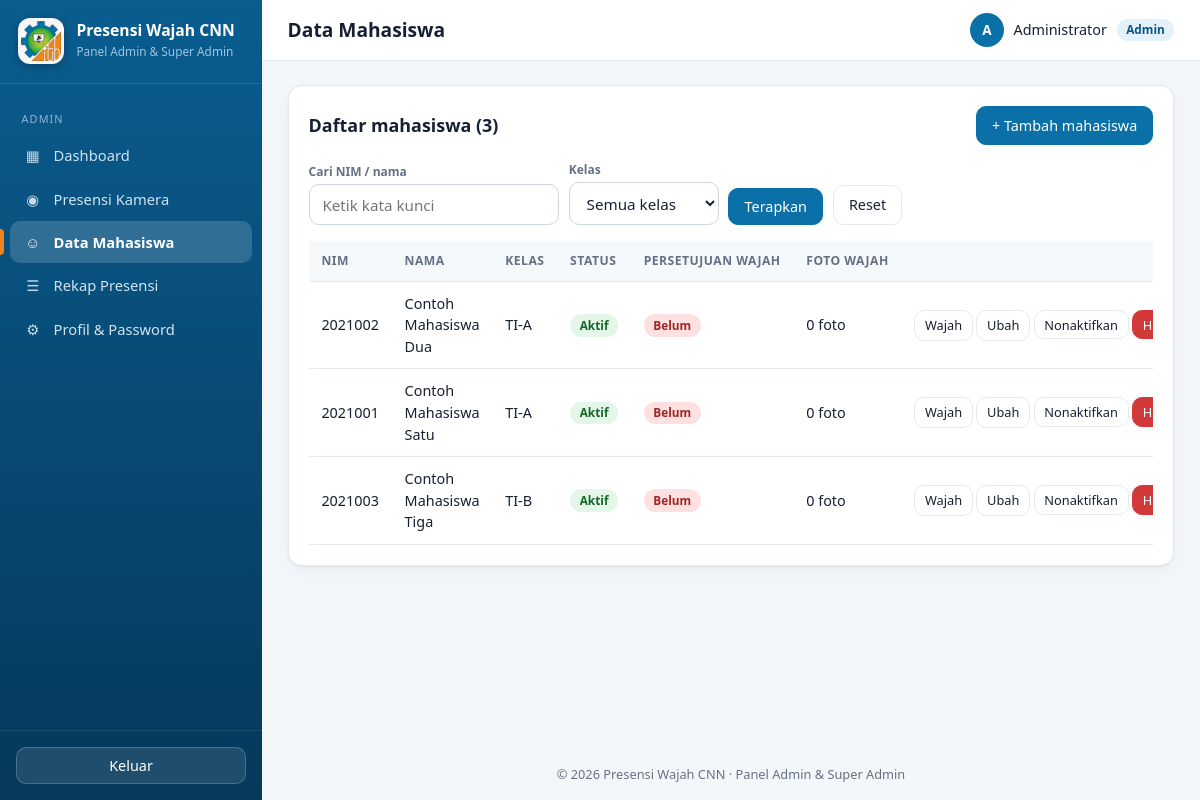
Screenshot of /admin/mahasiswa.php (signed in) with the database file from the repository.
### tables this page shows
CREATE TABLE IF NOT EXISTS `users` (
  `id` INT UNSIGNED NOT NULL AUTO_INCREMENT,
  `username` VARCHAR(50) NOT NULL,
  `nama_lengkap` VARCHAR(100) NOT NULL,
  `email` VARCHAR(120) DEFAULT NULL,
  `password_hash` VARCHAR(255) NOT NULL,
  `role` ENUM('admin','superadmin') NOT NULL DEFAULT 'admin',
  `status_aktif` TINYINT(1) NOT NULL DEFAULT 1,
  `last_login` DATETIME DEFAULT NULL,
  `created_at` DATETIME NOT NULL DEFAULT CURRENT_TIMESTAMP,
  `updated_at` DATETIME NOT NULL DEFAULT CURRENT_TIMESTAMP ON UPDATE CURRENT_TIMESTAMP,
  PRIMARY KEY (`id`),
  UNIQUE KEY `uk_username` (`username`)
);

CREATE TABLE IF NOT EXISTS `mahasiswa` (
  `id` INT UNSIGNED NOT NULL AUTO_INCREMENT,
  `nim` VARCHAR(30) NOT NULL,
  `nama` VARCHAR(120) NOT NULL,
  `kelas` VARCHAR(50) NOT NULL DEFAULT '',
  `status_aktif` TINYINT(1) NOT NULL DEFAULT 1,
  `persetujuan_wajah` TINYINT(1) NOT NULL DEFAULT 0,
  `created_at` DATETIME NOT NULL DEFAULT CURRENT_TIMESTAMP,
  `updated_at` DATETIME NOT NULL DEFAULT CURRENT_TIMESTAMP ON UPDATE CURRENT_TIMESTAMP,
  PRIMARY KEY (`id`),
  UNIQUE KEY `uk_nim` (`nim`),
  KEY `idx_kelas` (`kelas`)
);

### includes/functions.php (called while the page is built, shortened)
<?php
function e($v): string
{
    return htmlspecialchars((string)$v, ENT_QUOTES | ENT_SUBSTITUTE, 'UTF-8');
}
function url(string $path = ''): string
{
    return rtrim(BASE_URL, '/') . '/' . ltrim($path, '/');
}
function paginate(int $total, int $perPage = 15): array
{
    $pages  = max(1, (int)ceil($total / $perPage));
    $page   = min(max(1, (int)($_GET['page'] ?? 1)), $pages);
    $offset = ($page - 1) * $perPage;
    return ['page' => $page, 'pages' => $pages, 'offset' => $offset, 'limit' => $perPage, 'total' => $total];
}

### includes/auth.php (called while the page is built, shortened)
<?php
function current_user(): ?array
{
    return $_SESSION['user'] ?? null;
}
function role_label(string $role): string
{
    return $role === 'superadmin' ? 'Super Admin' : 'Admin';
}
function require_login(array $roles = ALLOWED_ROLES): void
{
    $u = current_user();
    $row = q('SELECT id, role, status_aktif FROM users WHERE id = ?', [$u['id']])->fetch();
}

### includes/db.php (called while the page is built)
<?php
function db(): PDO
{
    static $pdo = null;
    if ($pdo === null) {
        try {
            $pdo = new PDO(
                'mysql:host=' . DB_HOST . ';dbname=' . DB_NAME . ';charset=utf8mb4',
                DB_USER,
                DB_PASS,
                [
                    PDO::ATTR_ERRMODE            => PDO::ERRMODE_EXCEPTION,
                    PDO::ATTR_DEFAULT_FETCH_MODE => PDO::FETCH_ASSOC,
                    PDO::ATTR_EMULATE_PREPARES   => false,
                ]
            );
            $pdo->exec("SET time_zone = '" . APP_TZ_OFFSET . "'");
        } catch (PDOException $e) {
            http_response_code(500);
            if (defined('API_MODE')) {
                header('Content-Type: application/json; charset=utf-8');
                exit(json_encode(['status' => 'server_error']));
            }
            $detail = APP_DEBUG ? '<br><small>' . htmlspecialchars($e->getMessage()) . '</small>' : '';
            exit('<h3>Koneksi database gagal</h3><p>Pastikan MySQL di XAMPP sudah Start dan file '
                . '<code>database.sql</code> sudah diimpor lewat phpMyAdmin.' . $detail . '</p>');
        }
    }
    return $pdo;
}
function q(string $sql, array $params = []): PDOStatement
{
    $st = db()->prepare($sql);
    $st->execute($params);
    return $st;
}

### admin/mahasiswa.php (the view, shortened to what this page needs)
<?php
require_login(['admin', 'superadmin']);
$cari  = trim((string)($_GET['cari'] ?? ''));
$where  = ['1=1'];
$params = [];
$w = implode(' AND ', $where);
$total = (int)q("SELECT COUNT(*) FROM mahasiswa m WHERE $w", $params)->fetchColumn();
$pg    = paginate($total, 15);
$rows = q("SELECT m.*, (SELECT COUNT(*) FROM data_wajah d WHERE d.mahasiswa_id = m.id) AS jml_foto
           FROM mahasiswa m WHERE $w ORDER BY m.nama ASC
           LIMIT {$pg['limit']} OFFSET {$pg['offset']}", $params)->fetchAll();
$pageTitle  = 'Data Mahasiswa';
$activeMenu = 'mahasiswa';
require __DIR__ . '/../includes/header.php';
?>
<div class="card">
    <div class="card-head">
        <h2>Daftar mahasiswa (<?= $total ?>)</h2>
        <a class="btn btn-primary" href="<?= e(url('admin/mahasiswa_form.php')) ?>">+ Tambah mahasiswa</a>
    </div>
    <form method="get" class="filters">
        <div class="f"><label>Cari NIM / nama</label>
            <input class="input" type="text" name="cari" value="<?= e($cari) ?>" placeholder="Ketik kata kunci"></div>
        <div class="f"><label>Kelas</label>
            <select class="input" name="kelas">
                <option value="">Semua kelas</option>
            </select></div>
        <button class="btn btn-primary" type="submit">Terapkan</button>
        <a class="btn" href="<?= e(url('admin/mahasiswa.php')) ?>">Reset</a>
    </form>
    <div class="table-wrap">
        <table class="table">
            <thead><tr><th>NIM</th><th>Nama</th><th>Kelas</th><th>Status</th><th>Persetujuan wajah</th><th>Foto wajah</th><th></th></tr></thead>
            <tbody>
            <?php foreach ($rows as $r): ?>
                <tr>
                    <td><?= e($r['nim']) ?></td>
                    <td><?= e($r['nama']) ?></td>
                    <td><?= e($r['kelas']) ?></td>
                    <td><span class="badge badge-<?= $r['status_aktif'] ? 'green' : 'gray' ?>"><?= $r['status_aktif'] ? 'Aktif' : 'Nonaktif' ?></span></td>
                    <td><span class="badge badge-<?= $r['persetujuan_wajah'] ? 'green' : 'red' ?>"><?= $r['persetujuan_wajah'] ? 'Ada' : 'Belum' ?></span></td>
                    <td><?= (int)$r['jml_foto'] ?> foto</td>
                    <td class="actions">
                        <a class="btn btn-sm" href="<?= e(url('admin/wajah.php?id=' . $r['id'])) ?>">Wajah</a>
                        <a class="btn btn-sm" href="<?= e(url('admin/mahasiswa_form.php?id=' . $r['id'])) ?>">Ubah</a>
                        <form method="post" class="inline">
                            <button class="btn btn-sm" type="submit"><?= $r['status_aktif'] ? 'Nonaktifkan' : 'Aktifkan' ?></button>
                        </form>
                        <form method="post" class="inline"
                              data-confirm="Hapus <?= e($r['nama']) ?>? Foto wajah dan seluruh riwayat presensinya ikut terhapus dan tidak dapat dikembalikan.">
                            <button class="btn btn-sm btn-danger" type="submit">Hapus</button>
                        </form>
                    </td>
                </tr>
            <?php endforeach; ?>
            </tbody>
        </table>
    </div>
</div>
<?php require __DIR__ . '/../includes/footer.php'; ?>

### includes/header.php (shortened to what this page needs)
<?php
$user       = current_user();
$pageTitle  = $pageTitle ?? 'Dashboard';
$activeMenu = $activeMenu ?? '';
$menuAdmin = [
    'dashboard' => ['Dashboard',          'admin/dashboard.php',  '▦'],
    'kiosk'     => ['Presensi Kamera',    'admin/kiosk.php',      '◉'],
    'mahasiswa' => ['Data Mahasiswa',     'admin/mahasiswa.php',  '☺'],
    'rekap'     => ['Rekap Presensi',     'admin/rekap.php',      '☰'],
    'profil'    => ['Profil & Password',  'admin/profil.php',     '⚙'],
];
?><!DOCTYPE html>
<html lang="id">
<head>
    <link rel="stylesheet" href="<?= e(url('assets/css/style.css')) ?>">
</head>
<body>
<div class="layout">
    <aside class="sidebar" id="sidebar">
        <div class="brand">
            <img class="brand-logo" src="<?= e(url('assets/img/logo-sm.png')) ?>" alt="Logo ITH">
            <div><strong><?= e(APP_NAME) ?></strong><small>Panel Admin &amp; Super Admin</small></div>
        </div>
        <?php if ($user): ?>
        <nav>
            <div class="nav-title">Admin</div>
            <?php foreach ($menuAdmin as $key => [$label, $href, $icon]): ?>
                <a href="<?= e(url($href)) ?>" class="<?= $activeMenu === $key ? 'active' : '' ?>">
                    <span class="ico"><?= $icon ?></span><?= e($label) ?>
                </a>
            <?php endforeach; ?>
        </nav>
        <div class="sidebar-foot">
            <form method="post" action="<?= e(url('logout.php')) ?>" data-confirm="Keluar dari aplikasi?">
                <button type="submit" class="btn btn-block btn-light">Keluar</button>
            </form>
        </div>
        <?php endif; ?>
    </aside>
    <div class="main">
        <header class="topbar">
            <h1><?= e($pageTitle) ?></h1>
            <?php if ($user): ?>
            <div class="who">
                <span class="avatar"><?= e(mb_strtoupper(mb_substr($user['nama'], 0, 1))) ?></span>
                <span class="nama"><?= e($user['nama']) ?></span>
                <span class="badge badge-<?= $user['role'] === 'superadmin' ? 'purple' : 'blue' ?>"><?= e(role_label($user['role'])) ?></span>
            </div>
            <?php endif; ?>
        </header>
        <main class="content">

### includes/footer.php (shortened to what this page needs)
        </main>
        <footer class="footer">
            &copy; <?= date('Y') ?> <?= e(APP_NAME) ?> &middot; Panel Admin &amp; Super Admin
        </footer>
    </div>
</div>
</body>
</html>

### rows the page displays
users: role "Admin"
mahasiswa: nim "2021002", nama "Contoh Mahasiswa Dua", kelas "TI-A", status_aktif "Aktif", persetujuan_wajah "Belum", jml_foto "0"
mahasiswa: nim "2021001", nama "Contoh Mahasiswa Satu", kelas "TI-A", status_aktif "Aktif", persetujuan_wajah "Belum", jml_foto "0"
mahasiswa: nim "2021003", nama "Contoh Mahasiswa Tiga", kelas "TI-B", status_aktif "Aktif", persetujuan_wajah "Belum", jml_foto "0"

### other values shown
APP_NAME "Presensi Wajah CNN"
$icon "▦"
$label "Dashboard"
$icon "◉"
$label "Presensi Kamera"
$icon "☺"
$label "Data Mahasiswa"
$icon "☰"
$label "Rekap Presensi"
$icon "⚙"
$label "Profil & Password"
$pageTitle "Data Mahasiswa"
mb_strtoupper(mb_substr($user['nama'], 0, 1)) "A"
$user['nama'] "Administrator"
$total "3"
